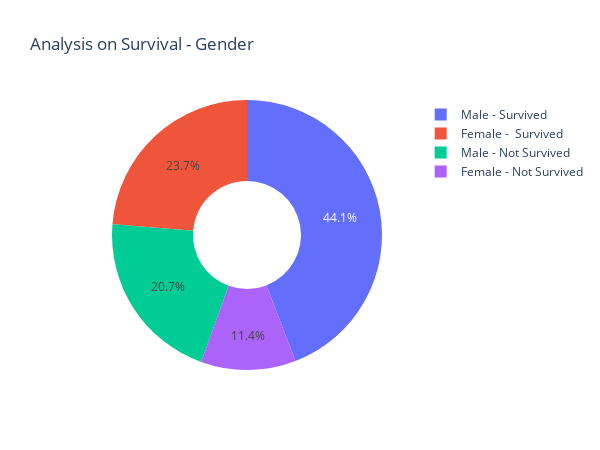

Notebook code for this chart:
### Markdown cell above
## Overview


1. Age - Age of patient
2. Anaemia - decrease in red blood cell, Yes = 1, No = 0
3. CPK level - measure in mcg/L
4. Diabetes - 0 = No, 1 = Yes
5. Ejection Fraction - measure in %
6. High_blood_pressure - 0 = No, 1 = Yes
7. Platelets - Number of platelets (integer)
8. Serum creatinine - Level of serum creatinine in the blood (mg/dL)
9. Serum Sodium - Level of serum sodium in the blood (mEq/L)
10. Sex - Gender of patient Male = 1, Female = 0
11. Smoking - 0 = No, 1 = Yes
12. Time - Follow-up period (days)
13. DEATH_EVENT - Indicate death 0 = No, 1 = Yes

These are the factors that might contribute to the reasons leading to heart failure. They might also can be use to indicate death events. There are many other factors in real life that affect the prediction and result because there are more factors and reasons behind heart failure rather than just 13 factors listed above.

### Code cell
male_survi = male_data[male_data["DEATH_EVENT"]==0]
male_not = male_data[male_data["DEATH_EVENT"]==1]
female_survi = female_data[female_data["DEATH_EVENT"]==0]
female_not = female_data[female_data["DEATH_EVENT"]==1]

labels = ['Male - Survived','Male - Not Survived', "Female -  Survived", "Female - Not Survived"]
values = [len(male_survi),len(male_not),
         len(female_survi),len(female_not)]
fig = go.Figure(data=[go.Pie(labels=labels, values=values, hole=.4)])
fig.update_layout(
    title_text="Analysis on Survival - Gender",
    width=600, 
    height=450
)
fig.show()

### Figure 1 — Plotly figure (JSON) as saved in the notebook; plotly's stock layout.template omitted (floating-point values rounded to 4 significant figures)
{"data": [{"hole": 0.4, "labels": ["Male - Survived", "Male - Not Survived", "Female -  Survived", "Female - Not Survived"], "type": "pie", "values": [132, 62, 71, 34]}], "layout": {"height": 450, "title": {"text": "Analysis on Survival - Gender"}, "width": 600}}
